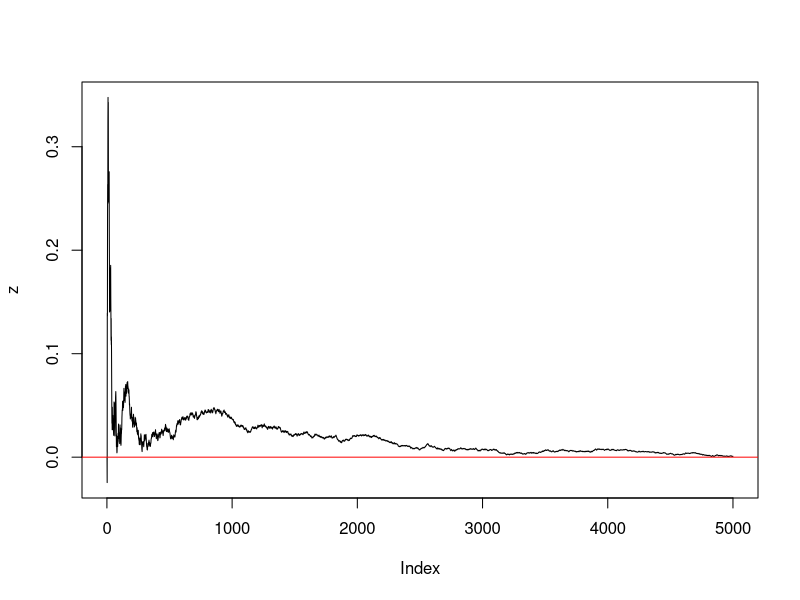
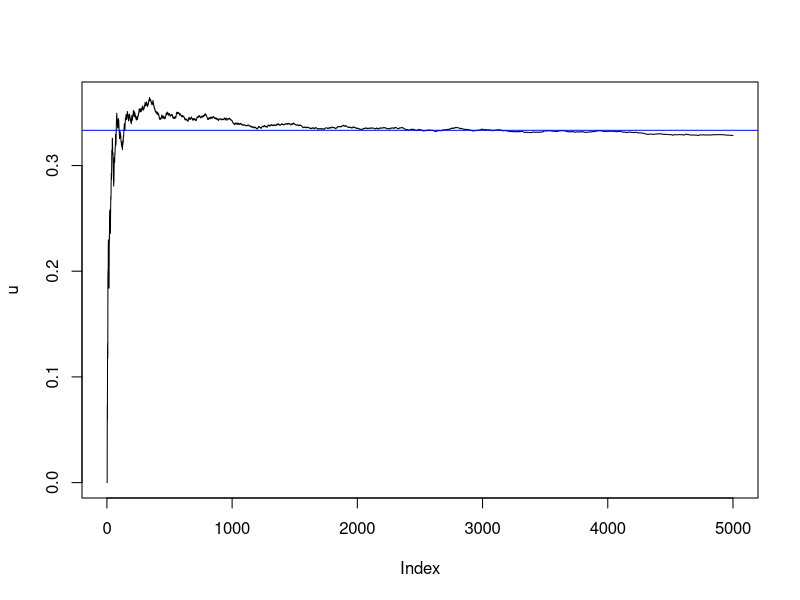
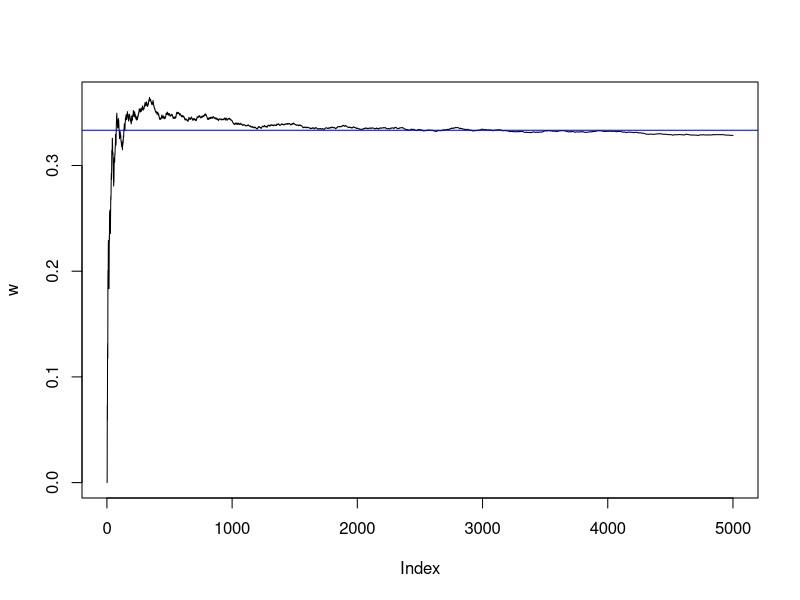
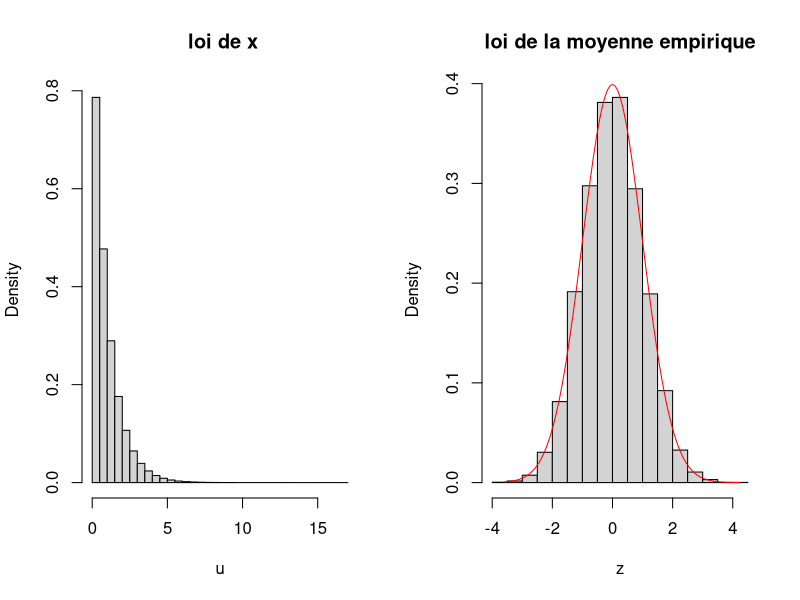

These figures' R source, in order:
# construir echantillon 5000, loi unif [-1,1]
x=runif(5000,-1,1)
# ilustrer par un graphe la convergence de la moyenne empirique et theorique
y=0
z=0
for(i in 1:5000)
{
  y[i+1]=y[i]+x[i+1]; z[i]=y[i]/i
}
plot(z,type='l')
abline(h=0,col='red')

# convergence de la variance, on suppose que la moyene=0
t=0
u=0
for(i in 1:5000)
{
  t[i+1]=t[i]+x[i+1]^2;u[i]=t[i]/i
}
plot(u,type='l')
abline(h=1/3,col='blue')

# si m est inconnue, on remplace par \bar x_5000 = mean(x)
v=0
w=0
for(i in 1:5000)
{
  v[i+1]=v[i]+(x[i+1]-mean(x))^2;w[i]=v[i]/i
}
plot(w,type='l')
abline(h=1/3,col='blue')

# illustration de la convergence de l'chantillon de la moyenne empirique
n=1000
m=10000
u=rexp(n*m,1) # random exponentiel
x=matrix(u,nrow=n,ncol=m)
z=sqrt(n)*(colSums(x)/n-1) #vecteur dont chaque coordone est la racine(n)(\bar x_n-1)
par(mfrow=c(1,2))
hist(u, freq = F, main=" loi de x")
hist(z, freq = F, main="loi de la moyenne empirique")
a=seq(min(range(z)),max(range(z)),by=0.01)
lines(a,dnorm(a),col="red")

# quantile de la loi normal qnorm(valeur proba, moyenne, variance)
qnorm(0.95,0,1)
# proba d'etre inferieur a une valeur pnorm(valeur,moyenne,variance)
pnorm(0, 0,1)




